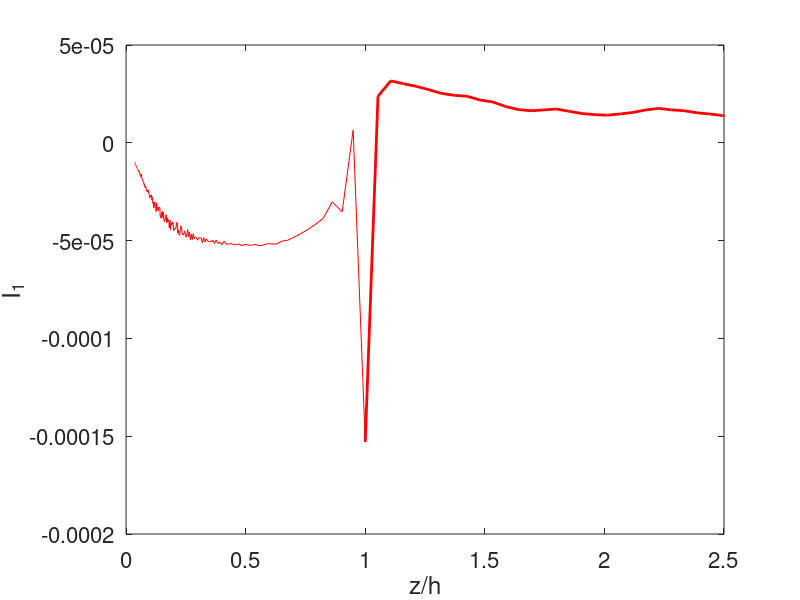
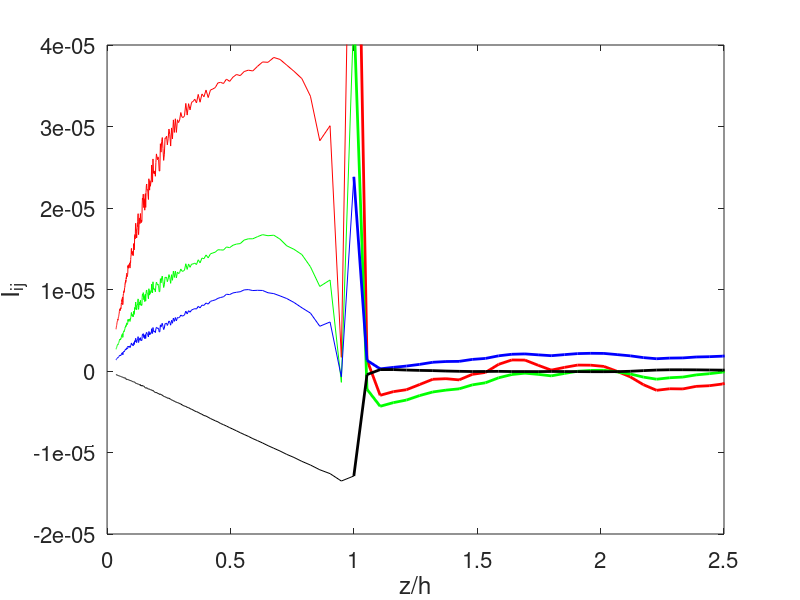

MATLAB code to generate these figures, in order:
U1=load('IU1.dat'); U2=load('IU2.dat');
UU1=load('IUU1.dat'); UU2=load('IUU2.dat');
VV1=load('IVV1.dat'); VV2=load('IVV2.dat');
WW1=load('IWW1.dat'); WW2=load('IWW2.dat');
UW1=load('IUW1.dat'); UW2=load('IUW2.dat');

figure(11)
plot(U1(:,1),U1(:,2),'r-',U2(:,1),U2(:,2),'r-','LineWidth',2)
hold on
xlim([0 2.5])
hold off
xlabel('z/h')
ylabel('I_1')
set(gca,'FontSize',16)

figure(12)
plot(UU1(:,1),UU1(:,2),'r-',UU2(:,1),UU2(:,2),'r-','LineWidth',2)
hold on
plot(VV1(:,1),VV1(:,2),'g-',VV2(:,1),VV2(:,2),'g-','LineWidth',2)
plot(WW1(:,1),WW1(:,2),'b-',WW2(:,1),WW2(:,2),'b-','LineWidth',2)
plot(UW1(:,1),UW1(:,2),'k-',UW2(:,1),UW2(:,2),'k-','LineWidth',2)
hold off
ylim([-2e-5 4e-5])
xlim([0 2.5])
xlabel('z/h')
ylabel('I_{ij}')
set(gca,'FontSize',16)

